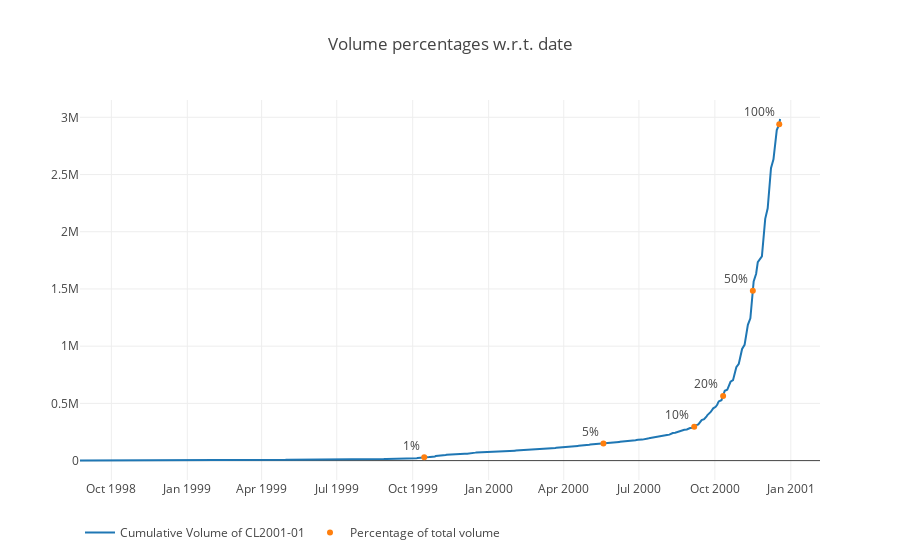

The cell this chart's notebook holds for it:
### Markdown cell above
The trend no longer follows. What if we cut off the contracts when 1% of the total volume has been filled?

### Code cell
df = df_query[df_query['contract_name'] == 'CL2001-01']
total_volume = df['volume'].sum()
cum_volume = df['volume'].cumsum()
cum_pcts = cum_volume * 100. / total_volume

# Get the dates where cumulative percents are met at the following intervals
# 1, 5, 10, 20, 50, and 100 percent.
x, y, text = [], [], []
for p in [1, 5, 10, 20, 50, 100]:
    # Better way to do this?
    # Get the last percent that satisfied condition using tail
    d = df[cum_pcts < p].tail(1)
    # There is only one entry. Take it.
    x.append(d['date'].tolist()[0])
    # d.index is the location relative to the old, non-filtered dataset
    y.append(cum_volume[d.index].tolist()[0])
    text.append('{}%'.format(p))

plot(
    [
        Scatter(
            x=df['date'],
            y=cum_volume,
            name='Cumulative Volume of CL2001-01'),
        Scatter(
            x=x,
            y=y,
            mode='markers+text',
            text=text,
            name='Percentage of total volume',
            textposition='topleft')
    ],
    title='Volume percentages w.r.t. date')

### Figure 1 — Plotly figure (JSON) as saved in the notebook; plotly's stock layout.template omitted (floating-point values rounded to 4 significant figures; data arrays with more than 128 entries replaced by an {"elided": "..."} marker saying what was removed)
{"data": [{"hoverinfo": "skip", "name": "Cumulative Volume of CL2001-01", "type": "scatter", "x": {"elided": "582 str values"}, "y": {"elided": "582 int values"}}, {"hoverinfo": "skip", "mode": "markers+text", "name": "Percentage of total volume", "text": ["1%", "5%", "10%", "20%", "50%", "100%"], "textposition": "topleft", "type": "scatter", "x": ["1999-10-15", "2000-05-19", "2000-09-06", "2000-10-11", "2000-11-16", "2000-12-18"], "y": [29468, 148934, 296782, 564215, 1485200, 2939644]}], "layout": {"legend": {"orientation": "h"}, "showlegend": true, "title": "Volume percentages w.r.t. date", "xaxis": {"fixedrange": true}, "yaxis": {"fixedrange": true}}}
